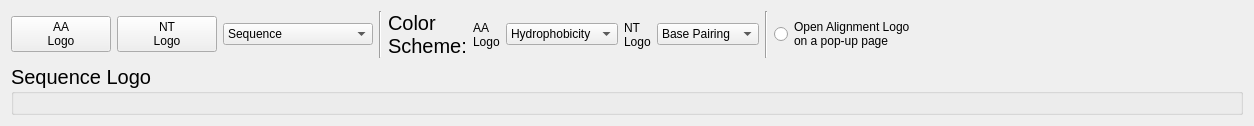
      <widget class="QWidget" name="tab_3">
       <attribute name="title">
        <string>SeqLogo</string>
       </attribute>
       <layout class="QGridLayout" name="gridLayout_38">
        <item row="0" column="9">
         <widget class="Line" name="line_14">
          <property name="orientation">
           <enum>Qt::Vertical</enum>
          </property>
         </widget>
        </item>
        <item row="0" column="2">
         <widget class="QComboBox" name="comboBoxFieldLogo">
          <property name="minimumSize">
           <size>
            <width>150</width>
            <height>0</height>
           </size>
          </property>
          <item>
           <property name="text">
            <string>Sequence</string>
           </property>
          </item>
          <item>
           <property name="text">
            <string>V(D)J</string>
           </property>
          </item>
          <item>
           <property name="text">
            <string>CDR3DNA</string>
           </property>
          </item>
          <item>
           <property name="text">
            <string>GermlineSequence</string>
           </property>
          </item>
          <item>
           <property name="text">
            <string>V gene</string>
           </property>
          </item>
          <item>
           <property name="text">
            <string>J gene</string>
           </property>
          </item>
          <item>
           <property name="text">
            <string>FWR1</string>
           </property>
          </item>
          <item>
           <property name="text">
            <string>CDR1</string>
           </property>
          </item>
          <item>
           <property name="text">
            <string>FWR2</string>
           </property>
          </item>
          <item>
           <property name="text">
            <string>CDR2</string>
           </property>
          </item>
          <item>
           <property name="text">
            <string>FWR3</string>
           </property>
          </item>
         </widget>
        </item>
        <item row="0" column="10">
         <widget class="QRadioButton" name="radioButtonPop">
          <property name="text">
           <string>Open Alignment Logo 
on a pop-up page</string>
          </property>
         </widget>
        </item>
        <item row="1" column="0" colspan="12">
         <widget class="QGroupBox" name="groupBoxLogo">
          <property name="font">
           <font>
            <pointsize>15</pointsize>
           </font>
          </property>
          <property name="title">
           <string>Sequence Logo</string>
          </property>
         </widget>
        </item>
        <item row="0" column="5">
         <widget class="QLabel" name="label_106">
          <property name="text">
           <string>AA
Logo</string>
          </property>
         </widget>
        </item>
        <item row="0" column="0">
         <widget class="QPushButton" name="pushButtonAA">
          <property name="minimumSize">
           <size>
            <width>100</width>
            <height>0</height>
           </size>
          </property>
          <property name="toolTip">
           <string>Generate peptide sequence logo</string>
          </property>
          <property name="text">
           <string>AA
Logo</string>
          </property>
          <property name="icon">
           <iconset resource="Resources/VgenesResources.qrc">
            <normaloff>:/PNG-Icons/MKPR.png</normaloff>:/PNG-Icons/MKPR.png</iconset>
          </property>
          <property name="iconSize">
           <size>
            <width>60</width>
            <height>20</height>
           </size>
          </property>
          <property name="flat">
           <bool>false</bool>
          </property>
         </widget>
        </item>
        <item row="0" column="3">
         <widget class="Line" name="line_13">
          <property name="orientation">
           <enum>Qt::Vertical</enum>
          </property>
         </widget>
        </item>
        <item row="0" column="11">
         <spacer name="horizontalSpacer_17">
          <property name="orientation">
           <enum>Qt::Horizontal</enum>
          </property>
          <property name="sizeHint" stdset="0">
           <size>
            <width>322</width>
            <height>20</height>
           </size>
          </property>
         </spacer>
        </item>
        <item row="0" column="8">
         <widget class="QComboBox" name="comboBoxLogoColorNT">
          <item>
           <property name="text">
            <string>Base Pairing</string>
           </property>
          </item>
          <item>
           <property name="text">
            <string>Classic</string>
           </property>
          </item>
          <item>
           <property name="text">
            <string>Monochrome</string>
           </property>
          </item>
         </widget>
        </item>
        <item row="0" column="1">
         <widget class="QPushButton" name="pushButtonNT">
          <property name="minimumSize">
           <size>
            <width>100</width>
            <height>0</height>
           </size>
          </property>
          <property name="toolTip">
           <string>Generate nucleotide sequence logo</string>
          </property>
          <property name="text">
           <string>NT
Logo</string>
          </property>
          <property name="icon">
           <iconset resource="Resources/VgenesResources.qrc">
            <normaloff>:/PNG-Icons/ATCG.png</normaloff>:/PNG-Icons/ATCG.png</iconset>
          </property>
          <property name="iconSize">
           <size>
            <width>40</width>
            <height>20</height>
           </size>
          </property>
          <property name="flat">
           <bool>false</bool>
          </property>
         </widget>
        </item>
        <item row="0" column="7">
         <widget class="QLabel" name="label_107">
          <property name="text">
           <string>NT
Logo</string>
          </property>
         </widget>
        </item>
        <item row="0" column="6">
         <widget class="QComboBox" name="comboBoxLogoColorAA">
          <item>
           <property name="text">
            <string>Hydrophobicity</string>
           </property>
          </item>
          <item>
           <property name="text">
            <string>Chemistry</string>
           </property>
          </item>
          <item>
           <property name="text">
            <string>Charge</string>
           </property>
          </item>
          <item>
           <property name="text">
            <string>Monochrome</string>
           </property>
          </item>
         </widget>
        </item>
        <item row="0" column="4">
         <widget class="QLabel" name="label_108">
          <property name="font">
           <font>
            <pointsize>15</pointsize>
           </font>
          </property>
          <property name="text">
           <string>Color 
Scheme:</string>
          </property>
         </widget>
        </item>
       </layout>
      </widget>
